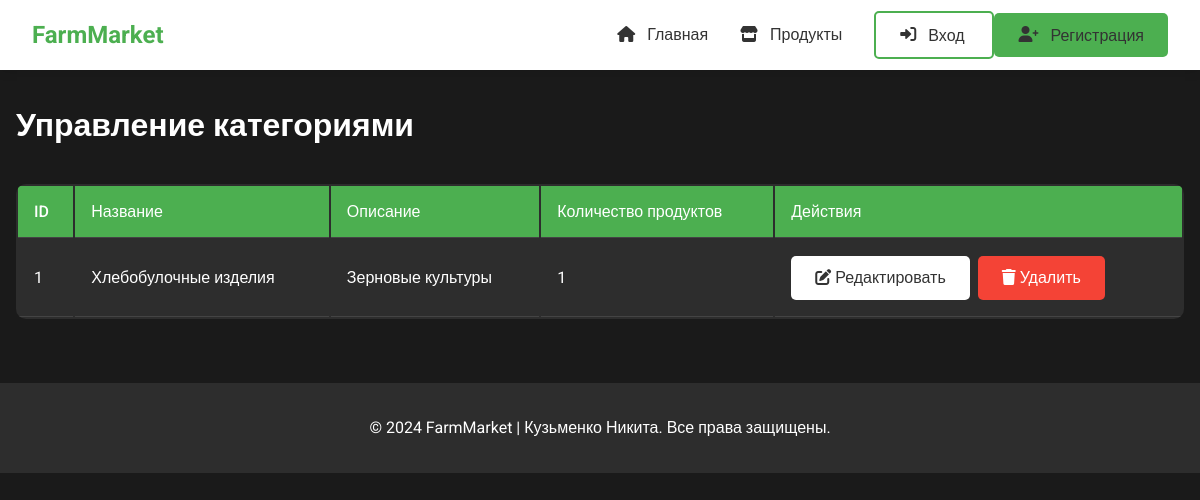
The page /categories on the database its author committed.
### application/db.py (models this page shows)
class Category(db.Model):
    id = db.Column(db.Integer, primary_key=True)
    name = db.Column(db.String(100), nullable=False)
    description = db.Column(db.Text, nullable=True)

### application/views.py (the view)
@app.route('/categories')
def categories_list():
    categories = Category.query.all()
    return render_template('categories/list.html', categories=categories)

### templates/categories/list.html (shortened to what this page needs)
{% extends 'base.html' %}
{% block content %}
<div class="page-header">
    <h1>Управление категориями</h1>
</div>
<div class="categories-list">
    <table class="admin-table">
        <thead>
            <tr>
                <th>ID</th>
                <th>Название</th>
                <th>Описание</th>
                <th>Количество продуктов</th>
                <th>Действия</th>
            </tr>
        </thead>
        <tbody>
            {% for category in categories %}
            <tr>
                <td>{{ category.id }}</td>
                <td>{{ category.name }}</td>
                <td>{{ category.description }}</td>
                <td>{{ category.products|length }}</td>
                <td class="actions">
                    <a href="{{ url_for('category_edit', id=category.id) }}" class="btn btn-secondary">
                        <i class="fas fa-edit"></i> Редактировать
                    </a>
                    <a href="{{ url_for('category_delete', id=category.id) }}"
                       class="btn btn-danger"
                       onclick="return confirm('Вы уверены? Это действие удалит все продукты в данной категории!')">
                        <i class="fas fa-trash"></i> Удалить
                    </a>
                </td>
            </tr>
            {% endfor %}
        </tbody>
    </table>
</div>
{% endblock %}

### static/styles.css (style rules this page uses)
:root { --primary-color: #4CAF50; --primary-dark: #388E3C; --background-dark: #1a1a1a; --nav-bg: #ffffff; --text-light: #ffffff; --text-dark: #333333; --card-bg: #2d2d2d; }
* { margin: 0; padding: 0; box-sizing: border-box; }
body { font-family: 'Roboto', sans-serif; background-color: var(--background-dark); color: var(--text-light); line-height: 1.6; }
.btn { padding: 0.8rem 1.5rem; border-radius: 5px; text-decoration: none; font-weight: 500; transition: all 0.3s ease; }
.btn-secondary { background-color: var(--text-light); color: var(--text-dark); }
.page-header { display: flex; justify-content: space-between; align-items: center; margin-bottom: 2rem; margin-top: 30px; }
.btn-danger { background-color: #f44336; color: white; }
.admin-table { width: 100%; background-color: var(--card-bg); border-radius: 10px; overflow: hidden; margin: 1rem 0; }
.admin-table th, .admin-table td { padding: 1rem; text-align: left; border-bottom: 1px solid #444; }
.admin-table th { background-color: var(--primary-color); color: white; font-weight: 500; }
.categories-list { margin: 2rem 0; }
.categories-list .actions { display: flex; gap: 0.5rem; }

### rows shown on the page
Category: id "1", name "Хлебобулочные изделия", description "Зерновые культуры", products|length "1"
